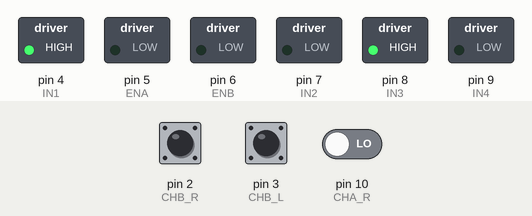
Simulated run of this sketch. Board: Arduino Uno, built with avr-gcc and run on an emulated ATmega328P. Shown: switched loads named in the sketch (green lamp = pin HIGH). Inputs (shaded band) come from the test bench; at power-on: pin 2 (CHB_R) HIGH, pin 3 (CHB_L) HIGH, pin 10 (CHA_R) LOW. What the sketch prints to the serial monitor is not drawn.

Above: at 1.2 s.
1.3 s: pin 2 (CHB_R) pulled LOW for 1 s
Timing chart, 0 to 4.3 s (numbered marks = the images above; inputs shaded):
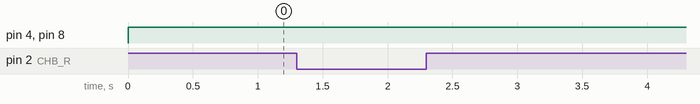

Measured:
- after the input at 1.3 s, every drawn part: stays the same

The sketch:

Motor_control.ino
```cpp
// motor pins
const int ENA = 5; // Left motor PWM L298N
const int ENB = 6; // Right motor PWM
// direction for left motor
const int IN1 = 4;
const int IN2 = 7;
// direction for right motor
const int IN3 = 8;
const int IN4 = 9;

// encoder pins
// left
const int CHA_L = 11; // Channel A Left
const int CHB_L = 3; // interrupt pin
// right
const int CHA_R = 10;
const int CHB_R = 2; // interrupt pin

// positive forward
volatile long encoder_count_L = 0; // long to not overflow
volatile long encoder_count_R = 0;

long previous_count_L = 0;
long previous_count_R = 0;

// time
unsigned long previouMicros = 0;

// ste size in meters for encoder
const float step_size = 0.102*PI/312;

// PI controller error
float error_L = 0;
float error_R = 0;

float ref_speed_L = 0.0;
float ref_speed_R = 0.0;

void setup() {
  // put your setup code here, to run once:
  // define pins
  pinMode(IN1, OUTPUT);
  pinMode(IN2, OUTPUT);
  pinMode(IN3, OUTPUT);
  pinMode(IN4, OUTPUT);
  pinMode(ENA, OUTPUT);
  pinMode(ENB, OUTPUT);

  pinMode(CHA_L, INPUT);
  pinMode(CHB_L, INPUT);
  pinMode(CHA_R, INPUT);
  pinMode(CHB_R, INPUT);

  // Internal spinn up the interupt pins
  digitalWrite(2, HIGH);
  digitalWrite(3, HIGH);

  attachInterrupt(digitalPinToInterrupt(CHB_L), flag_L, RISING);
  attachInterrupt(digitalPinToInterrupt(CHB_R), flag_R, RISING);

  // Serial monitor
  Serial.begin(9600);
}

void loop() {
  // put your main code here, to run repeatedly:
  unsigned long currentMicros = micros();

  // read from serial port
  if(Serial.available()){
    // Inspiered from https://eecs.blog/sending-multiple-values-over-serial-to-arduino/
    String recive = "";
    String str_array[2];
    while (Serial.available()){
      delay(2);
      char ch = Serial.read();
      recive += ch;
    }
    int Start_idx = 0;
    int ready_ = 0;
    int array_index = 0;

    for (int i = 0; i < recive.length(); i++){
      if (recive.charAt(i) == ';'){
        Start_idx = i+1; // start of message
        ready_ = 1;
      }
      if (ready_ == 1 && recive.charAt(i) == ','){
        str_array[array_index] = recive.substring(Start_idx, i);

        Start_idx = i+1;
        array_index++;
        if (array_index >= 2){
          break;
        }
      }
    }

    ref_speed_L = str_array[0].toInt() / 1000.0;
    ref_speed_R = str_array[1].toInt() / 1000.0;
  }


  float deltaTime = (currentMicros - previouMicros)/(1e6);

  // current speed
  float speed_L = (encoder_count_L - previous_count_L)*step_size/deltaTime;
  previous_count_L = encoder_count_L;

  float speed_R = (encoder_count_R - previous_count_R)*step_size/deltaTime;
  previous_count_R = encoder_count_R;

  // PI controller
  int pwm_L = (ref_speed_L - speed_L)*1000 + error_L;
  error_L += 80*(ref_speed_L - speed_L);

  if (ref_speed_L == 0.0){
    pwm_L = 0;
    }


  if (error_L > 255){
    error_L = 255;
  }
  else if (error_L < -255){
    error_L = -255;
  }

  if (pwm_L < 0){
    pwm_L = -pwm_L;
    digitalWrite(IN1, LOW);
    digitalWrite(IN2, HIGH);
  }
  else{
    digitalWrite(IN1, HIGH);
    digitalWrite(IN2, LOW);
  }
  if (pwm_L > 255){
    pwm_L = 255;
  }


  int pwm_R = (ref_speed_R - speed_R)*1000 + error_R;
  error_R += 80*(ref_speed_R - speed_R);
  if (ref_speed_R == 0.0){
    pwm_R = 0;
  }

  if (error_R > 255){
    error_R = 255;
  }
  else if (error_R < -255){
    error_R = -255;
  }

  if (pwm_R < 0){
    pwm_R = -pwm_R;
    digitalWrite(IN3, LOW);
    digitalWrite(IN4, HIGH);
  }
  else{
    digitalWrite(IN3, HIGH);
    digitalWrite(IN4, LOW);
  }

  if (pwm_R > 255){
    pwm_R = 255;
  }

  analogWrite(ENA, pwm_L);
  analogWrite(ENB, pwm_R);

  // send toserial port
  Serial.print("HelloNeon ");
  Serial.print(encoder_count_L);
  Serial.print(",");
  Serial.print(encoder_count_R);
  Serial.println();

  // makes it run at about 30 Hz
  int delayTime = 33333 - (currentMicros - previouMicros);
  if (delayTime > 0){
    delayMicroseconds(delayTime);
    }
  previouMicros = currentMicros;

}


void flag_L(){
  // triggerd for interupt
  if (digitalRead(CHA_L)){
    encoder_count_L -= 1;
    }
  else{
    encoder_count_L += 1;
    }
  }


void flag_R(){
  // triggerd for interupt
  if (digitalRead(CHA_R)){
    encoder_count_R += 1;
    }
  else{
    encoder_count_R -= 1;
    }
  }
```
